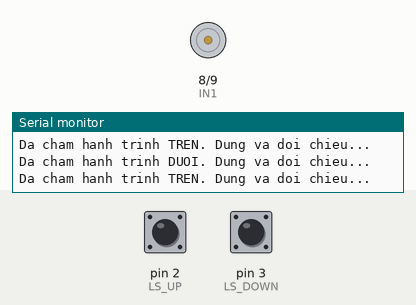
Simulated run of this sketch. Board: Arduino Uno, built with avr-gcc and run on an emulated ATmega328P. Parts: motor-driver pin pairs drawn as motors (green arrow = first pin HIGH = forward, orange = second pin HIGH = backward, longer = more drive, scaled by the enable pin), the last lines printed to the serial monitor. The inputs (shaded band) are chosen by the test bench; at power-on: pin 2 (LS_UP) HIGH, pin 3 (LS_DOWN) HIGH.

Above: at 1.2 s.
1.3 s: pin 2 (LS_UP) pulled LOW for 0.15 s
At 1.37 s:
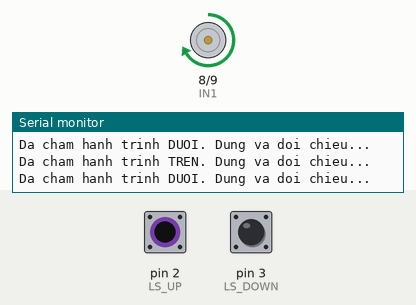
2.9 s: pin 3 (LS_DOWN) pulled LOW for 1 s
At 3.7 s:
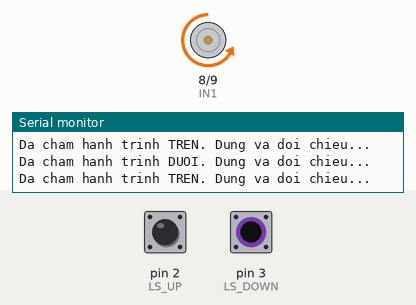
5.4 s: pin 2 (LS_UP) pulled LOW for 1 s
At 7.7 s:
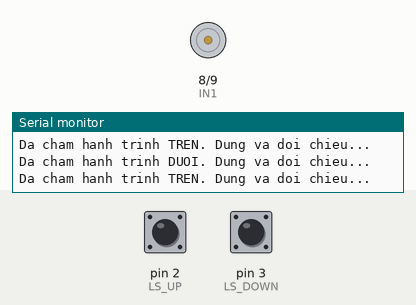
9.4 s: pin 3 (LS_DOWN) pulled LOW for 1 s
At 10.2 s:
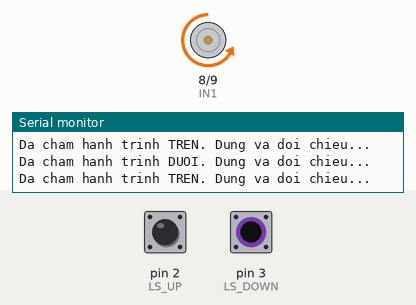
13.4 s: pin 3 (LS_DOWN) pulled LOW for 0.15 s
At 13.9 s:
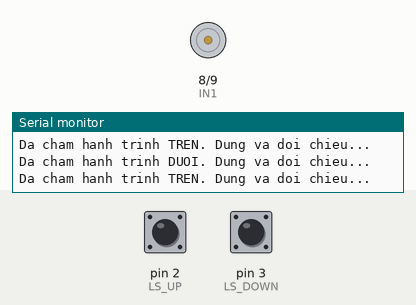
16.5 s: pin 2 (LS_UP) pulsed LOW 5 times (0.12 s each, 0.3 s apart)
At 16.73 s:
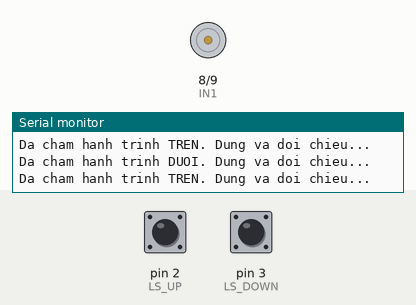
Timing chart, 0 to 19.5 s (numbered marks = the images above; inputs shaded):
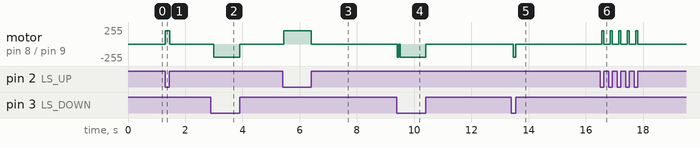

The sketch:

cabin.ino
```cpp
// Khai báo chân cho L298N
const int IN1 = 8;
const int IN2 = 9;
const int ENA = 10;

// Khai báo chân Công tắc hành trình (Cách 2: Dùng chân NC)
const int LS_UP = 2;   // Hành trình TRÊN (Mở hết)
const int LS_DOWN = 3; // Hành trình DƯỚI (Đóng hết)

// Biến lưu trạng thái hướng đi (1: Đang lên, 2: Đang xuống)
int direction = 1;

void setup() {
  pinMode(IN1, OUTPUT);
  pinMode(IN2, OUTPUT);
  pinMode(ENA, OUTPUT);

  // Quan trọng: Dùng INPUT_PULLUP cho công tắc hành trình NC
  pinMode(LS_UP, INPUT_PULLUP);
  pinMode(LS_DOWN, INPUT_PULLUP);

  Serial.begin(9600);

  // Bắt đầu cho chạy lên để tìm điểm hành trình đầu tiên
  goUp(200);
}

void loop() {
  // Đọc trạng thái công tắc: HIGH là CHẠM (hoặc đứt dây), LOW là CHƯA CHẠM
  bool isUpTouched = digitalRead(LS_UP);
  bool isDownTouched = digitalRead(LS_DOWN);

  // 1. Nếu đang đi lên mà chạm giới hạn TRÊN (hoặc đứt dây LS_UP)
  if (direction == 1 && isUpTouched == HIGH) {
    Serial.println("Da cham hanh trinh TREN. Dung va doi chieu...");
    stopMotor();
    //delay(2000);    // Nghỉ 2 giây
    direction = 2;  // Chuyển sang trạng thái đi xuống
    goDown(200);
  }

  // 2. Nếu đang đi xuống mà chạm giới hạn DƯỚI (hoặc đứt dây LS_DOWN)
  if (direction == 2 && isDownTouched == HIGH) {
    Serial.println("Da cham hanh trinh DUOI. Dung va doi chieu...");
    stopMotor();
    //delay(2000);    // Nghỉ 2 giây
    direction = 1;  // Chuyển sang trạng thái đi lên
    goUp(200);
  }
}

void goUp(int speed) {
  // Chỉ cho phép quay thuận nếu công tắc trên chưa bị chạm
  if (digitalRead(LS_UP) == LOW) {
    digitalWrite(IN1, HIGH);
    digitalWrite(IN2, LOW);
    analogWrite(ENA, speed);
  }
}

void goDown(int speed) {
  // Chỉ cho phép quay nghịch nếu công tắc dưới chưa bị chạm
  if (digitalRead(LS_DOWN) == LOW) {
    digitalWrite(IN1, LOW);
    digitalWrite(IN2, HIGH);
    analogWrite(ENA, speed);
  }
}

void stopMotor() {
  // Phanh động cơ bằng cách cho cả 2 chân về LOW hoặc HIGH
  digitalWrite(IN1, LOW);
  digitalWrite(IN2, LOW);
  analogWrite(ENA, 0);
}
```

Measured:
- after the input at 1.3 s, motor on pin 8 (IN1) / pin 9 (IN2): stopped → forward 200/255 at once, → stopped 0.15 s later
- after the input at 2.9 s, motor on pin 8 (IN1) / pin 9 (IN2): stopped → backward 200/255 after 0.10 s, → stopped 0.90 s later
- after the input at 5.4 s, motor on pin 8 (IN1) / pin 9 (IN2): stopped → forward 200/255 after 0.05 s, → stopped 0.95 s later
- after the input at 9.4 s, motor on pin 8 (IN1) / pin 9 (IN2): stopped → backward 200/255 at once, → stopped 0.99 s later
- after the input at 13.4 s, motor on pin 8 (IN1) / pin 9 (IN2): stopped → backward 200/255 after 0.06 s, → stopped 0.09 s later
- after the input at 16.5 s, motor on pin 8 (IN1) / pin 9 (IN2): alternates forward 200/255 for 0.07 s and stopped for 0.23 s, 10 changes in all, then stays stopped, starting after 0.06 s
